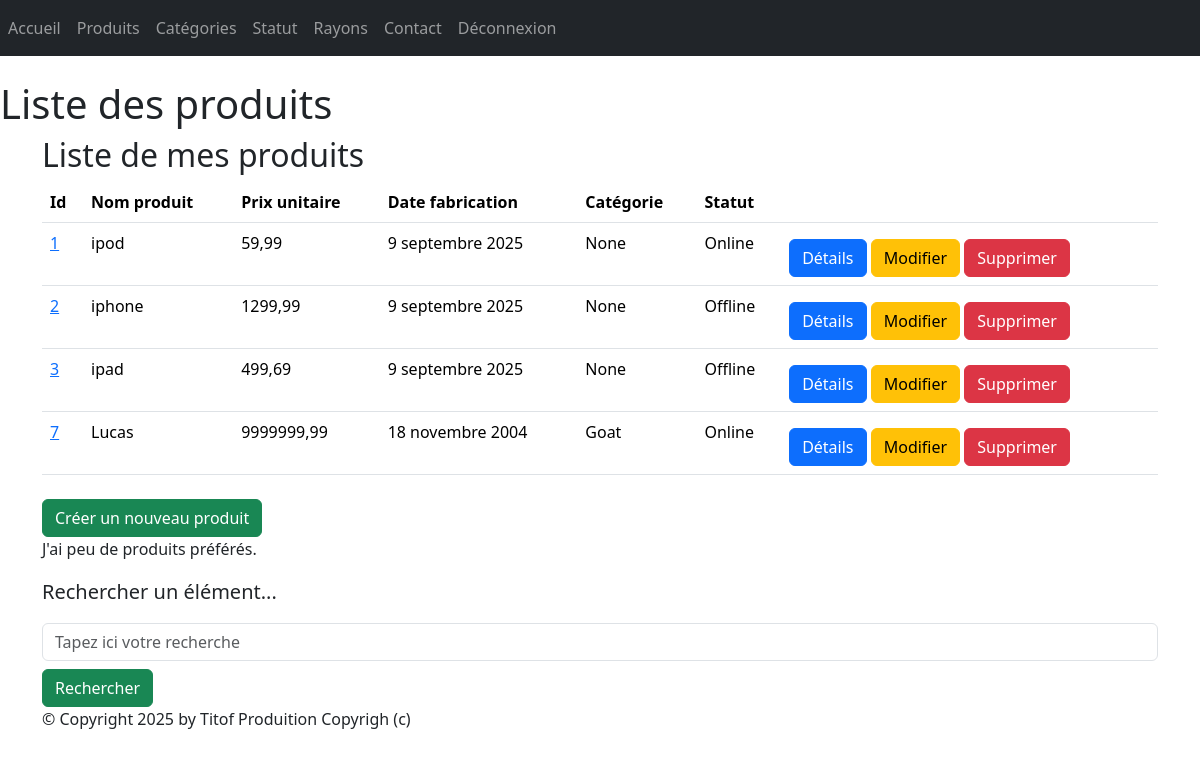
The app's page /monApp/produits/ (signed in) with its own data.
### monApp/models.py (models this page shows, shortened)
class Produit(models.Model):
    refProd = models.AutoField(primary_key=True)
    intituleProd = models.CharField(max_length=200)
    prixUnitaireProd = models.DecimalField(max_digits=10, decimal_places=2)
    dateFabr = models.DateField(default=date.today())
    categorie = models.ForeignKey(Categorie, on_delete=models.CASCADE, related_name="produits",null=True, blank=True)
    statut = models.ForeignKey(Statut, on_delete=models.CASCADE, related_name="produitS",null=True, blank=True)

class Statut(models.Model):
    idStatut = models.AutoField(primary_key=True)
    libelle = models.CharField(max_length=200)
    def __str__(self):
        return self.libelle

class Categorie(models.Model):
    idCat = models.AutoField(primary_key=True)
    nomCat = models.CharField(max_length=100)
    def __str__(self):
        return self.nomCat

### monApp/views.py (the view)
# urls.py: path("produits/",views.ProduitListView.as_view(),name="lst_prdts"),
class ProduitListView(ListView):
    model = Produit
    template_name = "monApp/list_produits.html"
    context_object_name = "prdts"
    def get_context_data(self, **kwargs):
        context = super(ProduitListView, self).get_context_data(**kwargs)
        context['titremenu'] = "Liste de mes produits"
        return context
    def get_queryset(self) :
        query = self.request.GET.get('search')
        if query:
            return Produit.objects.filter(intituleProd__icontains=query).select_related('categorie').select_related('statut')
        return Produit.objects.select_related('categorie').select_related('statut')

### monApp/templates/monApp/list_produits.html
{% extends 'monApp/base.html' %}
{% block menu %}
    <h1>Liste des produits</h1>
{% endblock %}
{% block contenu %}
    <h2> {{ titremenu }} </h2>
    <table class="table">
        <thead>
            <th>Id</th>
            <th>Nom produit</th>
            <th>Prix unitaire</th>
            <th>Date fabrication</th>
            <th>Catégorie</th>
            <th>Statut</th>
            <th></th>
        </thead>
        <tbody>
            {% for prdt in prdts %}
            <tr>
                <td><a href="{% url 'dtl_prdt' prdt.refProd %}">{{ prdt.refProd }}</a></td>
                <td>{{ prdt.intituleProd }} </td>
                <td>{{ prdt.prixUnitaireProd }} </td>
                <td>{{ prdt.dateFabr }} </td>
                <td>{{ prdt.categorie }} </td>
                <td>{{ prdt.statut }} </td>
                <td>
                    <a href="{% url 'dtl_prdt' prdt.refProd %}" class="btn btn-primary mt-2">Détails</a>
                    <a href="{% url 'prdt-chng' prdt.refProd %}" class="btn btn-warning mt-2">Modifier</a>
                    <a href="{% url 'dlt-prdt' prdt.refProd %}" class="btn btn-danger mt-2">Supprimer</a>
                </td>
            </tr>
            {% endfor %}
        </tbody>
    </table>
    <a href="{% url 'crt-prdt' %}" class="btn btn-success mt-2">Créer un nouveau produit</a>
    <p>
    J'ai
    {% if prdts|length < 5 %}
    peu de
    {% elif prdts|length < 10 %}
    quelques
    {% else %}
    beaucoup de
    {% endif %}
    produits préférés.
    </p>
    <p class="lead mb-3 ml-0">Rechercher un élément...</p>
    <form method="GET" action="">
        <input class="form-control" type="text" name="search" placeholder="Tapez ici votre recherche"
        value="{{ request.GET.search }}">
        <button type="submit" class="btn btn-success mt-2">Rechercher</button>
    </form>
{% endblock %}

### static/styles.css (style rules this page uses)
h1 { color: red }

### records on screen
Produit: refProd "1", intituleProd "ipod", prixUnitaireProd "59,99", dateFabr "9 septembre 2025", categorie "None", statut "Online"
Produit: refProd "2", intituleProd "iphone", prixUnitaireProd "1299,99", dateFabr "9 septembre 2025", categorie "None", statut "Offline"
Produit: refProd "3", intituleProd "ipad", prixUnitaireProd "499,69", dateFabr "9 septembre 2025", categorie "None", statut "Offline"
Produit: refProd "7", intituleProd "Lucas", prixUnitaireProd "9999999,99", dateFabr "18 novembre 2004", categorie "Goat", statut "Online"

### other values on screen
{{ titremenu }} "Liste de mes produits"
